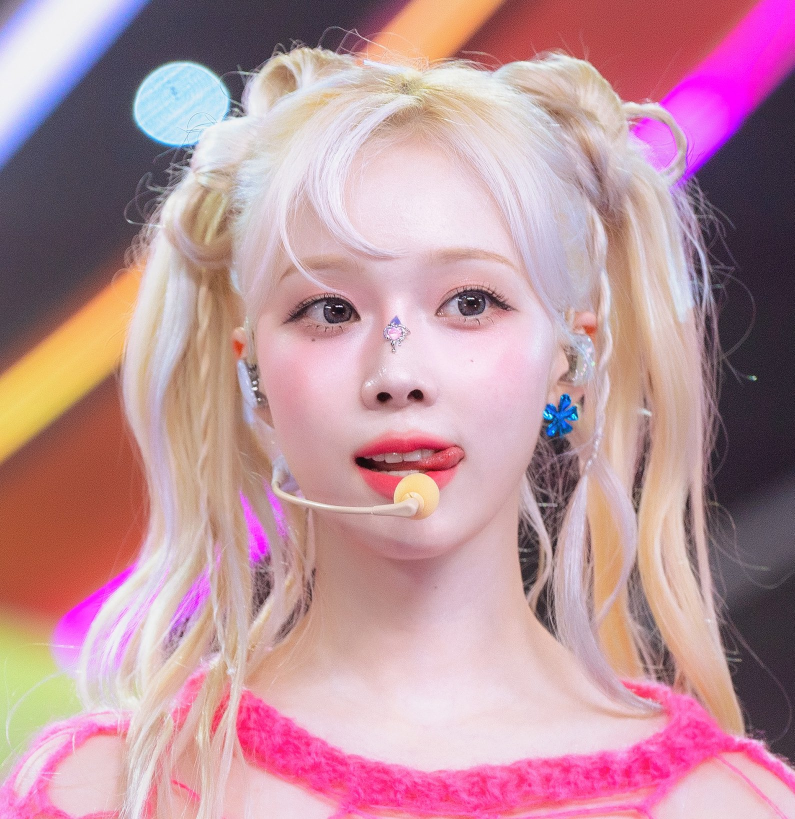
#> input picture Image/Winter.jpeg, 1589 x 1638 px (shown at 1/2 size); its folder holds only this picture in this run
$ python -i 2025_academic_festival_simpleANN.py   (imports and definitions only)   (older library calls are emulated)
#> lines starting #> are read from the running program, lines starting #| are printed output that depends on the picture
import os
import math
import time
import cv2
import numpy as np
import tkinter as tk
from tkinter import filedialog
from PIL import Image, ImageTk
import matplotlib.pyplot as plt
import platform
import tkinter.font as tkfont

# optional imports
try:
    from ultralytics import YOLO
    YOLO_AVAILABLE = True
except Exception:
    YOLO_AVAILABLE = False

try:
    from scipy import stats as scipy_stats
    SCIPY_AVAILABLE = True
except Exception:
    SCIPY_AVAILABLE = False

# -----------------------------
# 환경/고정 파라미터
# -----------------------------
MODEL_PATH = "yolov8n.pt"         # optional YOLO 모델(로컬에 있으면 사용)
RESTING = -70                     # resting potential (mV)
THRESHOLD = -55                   # spike threshold (mV)
ACTION = 40                       # action potential peak (mV)

# 사용자가 고정한 값들
BASE_ALPHA = 0.1                  # 고정 색 민감도 (dev 전용)
CF_THRESHOLD = 0.25               # colorfulness 임계치
DEFAULT_NOISE_SIGMA = 0.008       # 노이즈 sigma
DEFAULT_REPEAT = 30               # 반복 횟수
P_EXP = 2.0
BETA = 6.0

# pref weights
PREF_HIGH_WEIGHTS = np.array([4.0, 4.0, 12.0, 4.0])
PREF_LOW_WEIGHTS  = np.array([1.0, 0.1, 0.1, 0.1])

RNG_SEED = 12345

# -----------------------------
# 폰트 설정(플랫폼별)
# -----------------------------
# [18 lines left out: function setup_fonts, not called in this run]

# [1 line not run here, left out]

# -----------------------------
# 모델 초기화
# -----------------------------
yolo = None
if YOLO_AVAILABLE and os.path.exists(MODEL_PATH):
    try:
        yolo = YOLO(MODEL_PATH)
    except Exception:
        yolo = None

# Haar cascade fallback for face detection
face_cascade = None
try:
    face_xml = os.path.join(cv2.data.haarcascades, "haarcascade_frontalface_default.xml")
    if os.path.exists(face_xml):
        face_cascade = cv2.CascadeClassifier(face_xml)
except Exception:
    face_cascade = None

# -----------------------------
# 기본 특징 추출 함수
# -----------------------------
def compute_basic_features(patch):
    "128x128 BGR 패치에서 [brightness,color_std,saturation,complexity] 반환"
    brightness = np.mean(patch) / 255.0
    color_std = np.std(patch) / 255.0
    saturation = np.mean(np.max(patch, axis=2) - np.min(patch, axis=2)) / 255.0
    complexity = cv2.Laplacian(cv2.cvtColor(patch, cv2.COLOR_BGR2GRAY), cv2.CV_64F).var() / 1000.0
    return np.array([brightness, color_std, saturation, complexity], dtype=np.float32)

def extract_features(path):
    "이미지에서 person ROI가 있으면 ROI 기반 특징(평균)과 boxes 반환, 없으면 전체 이미지 기반 반환"
#> called with path = 'Image/Winter.jpeg'
    img = cv2.imread(path)
#> img is the input picture: shape (1638, 1589, 3); mean B, G, R 156.5, 147.1, 188.8
    if img is None:
        raise ValueError("이미지를 읽을 수 없습니다.")
    h, w = img.shape[:2]
#> h = 1638; w = 1589
    boxes = []; feats = []
    if yolo is not None:
        try:
            res = yolo(img)
            try:
                xyxy = res[0].boxes.xyxy.cpu().numpy()
                cls = res[0].boxes.cls.cpu().numpy().astype(int)
            except Exception:
                data = getattr(res[0].boxes, "data", None)
                if data is not None:
                    arr = data.cpu().numpy(); xyxy = arr[:, :4]; cls = arr[:, 5].astype(int)
                else:
                    xyxy = np.empty((0,4)); cls = np.array([], dtype=int)
            person_idx = np.where(cls == 0)[0]
            for i in person_idx:
                x1, y1, x2, y2 = xyxy[i].astype(int)
                x1, y1 = max(0,x1), max(0,y1); x2, y2 = min(w,x2), min(h,y2)
                if x2 <= x1 or y2 <= y1: continue
                boxes.append((x1, y1, x2, y2))
                crop = cv2.resize(img[y1:y2, x1:x2], (128,128))
                feats.append(compute_basic_features(crop))
        except Exception:
            boxes = []; feats = []
    if not feats:
        patch = cv2.resize(img, (128,128))
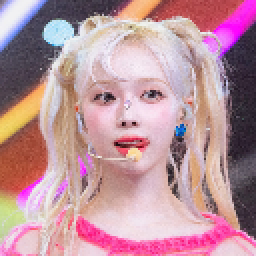
#> patch: shape (128, 128, 3) (shown 2 times larger); mean B, G, R 156.4, 146.9, 188.6
        return compute_basic_features(patch), []
#> in compute_basic_features, `brightness = np.mean(patch) / 255.0`: brightness = 0.643
#> in compute_basic_features, `color_std = np.std(patch) / 255.0`: color_std = 0.248
#> in compute_basic_features, `saturation = np.mean(np.max(patch, axis=2) - np.min(patch, axis=2)) / ..`: saturation = 0.206
#> in compute_basic_features, `complexity = cv2.Laplacian(cv2.cvtColor(patch, cv2.COLOR_BGR2GRAY), cv..`: complexity = 2.57
    return np.mean(feats, axis=0), boxes

# -----------------------------
# 자동 모드 감지: boxes 우선, 없으면 얼굴 검출
# -----------------------------
# [77 lines left out: functions auto_detect_by_boxes_or_face, compute_colorfulness, pref_high_base, pref_low_base, dev_color_boost_conditional, apply_gain and 1 more, not called in this run]

def is_spike(v):
    "막전위가 역치 이상인지 판정"
    return 1 if v >= THRESHOLD else 0

# -----------------------------
# 통계 유틸
# -----------------------------
# [57 lines left out: functions paired_ttest_and_cohend, evaluate_pair_auto, not called in this run]

# -----------------------------
# GUI 구성 (Grid UI 제거된 간단형)
# -----------------------------
# [3 lines not run here, left out]

img1_path = None
img2_path = None

# [1 line that did not run here, left out]
# [1 line that did not run here, left out]
# [1 line that did not run here, left out]
tk.Label(top, text="반복:").grid(row=0, column=2)
# [1 line that did not run here, left out]

# 표시 토글
mode = {'value': 'dev'}
# [6 lines left out: function toggle_mode, not called in this run]
# [1 line that did not run here, left out]

# [1 line that did not run here, left out]

# [1 line that did not run here, left out]
# [5 lines not run here, left out]

# [1 line that did not run here, left out]
# [1 line not run here, left out]

# -----------------------------
# GUI 콜백
# -----------------------------
# [56 lines left out: functions choose_image1, choose_image2, run_evaluate, not called in this run]

# [2 lines not run here, left out]

# -----------------------------
# plotting helper
# -----------------------------
# [11 lines left out: function plot_compare, not called in this run]

# -----------------------------
# main
# -----------------------------
# [2 lines not run here, left out]

>>> result = extract_features('Image/Winter.jpeg')
#> result = ([0.643, 0.248, 0.206, 2.57], [])
